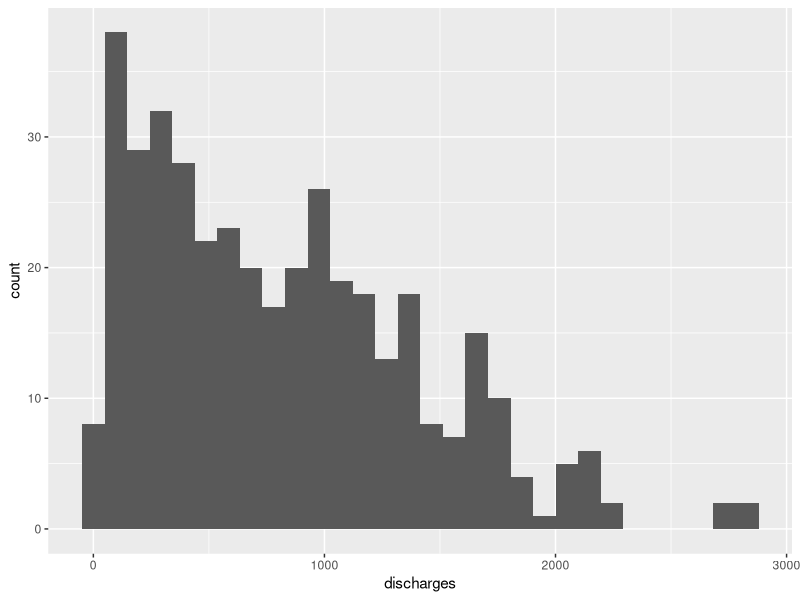
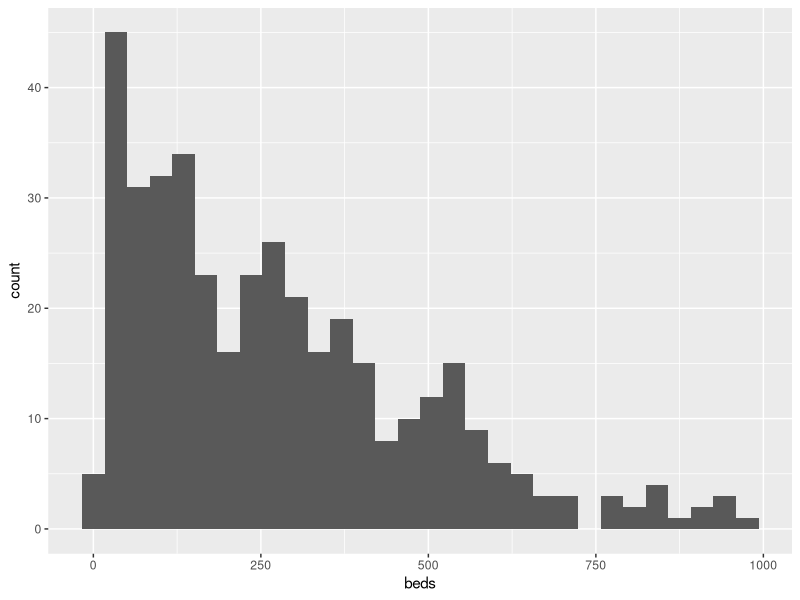
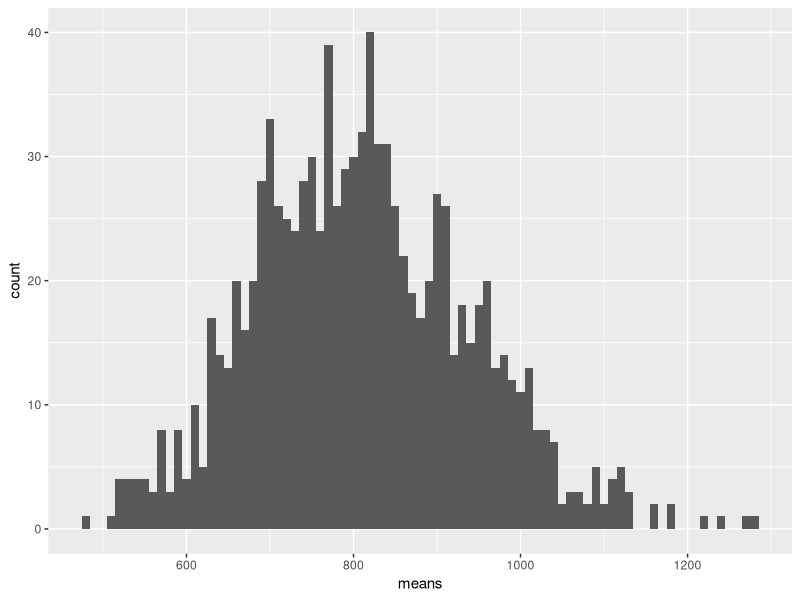

Write R code to recreate these figures, in order.
## ---- chunk 1
library(readxl)
hospitals <- read_excel("../data/hospitals.xls")
cancer <- read_excel("../data/cancer.xls")
hospitalsM<- as.matrix(hospitals) # M = matrix
## ---- chunk 2
library(dplyr)
library(ggplot2)
new_data<- data.frame(hospitalsM)



ggplot(data=hospitals, aes(new_data$X.discharges.)) + geom_histogram() +xlab("discharges")
ggplot(data=hospitals, aes(new_data$X.beds.)) + geom_histogram() +xlab("beds")

## ---- chunk 3
colMeans(hospitalsM) #column means 

var(hospitalsM) # variance
sd(hospitalsM[,1]) #standard deviation
sd(hospitalsM[,2])

## ---- chunk 4

pop <- hospitalsM[,1] #pop =population
num_samples <- 1000
sample_size <- 25
my_sample <- sample(pop,sample_size);

#we will run this function many times
find_mean <- function(){
  resample <- my_sample %>% sample(replace=TRUE)
  mean(resample)
}

#create a vector of means
means <-  replicate(num_samples, find_mean())

#find SE of the sample mean
sd(means)

# histogram

my_data <- data.frame(means)

#make simple histogram
my_data %>% ggplot(aes(x=means)) + geom_histogram(binwidth=10)

## ---- chunk 5

# estimating mean from sample of size 25

my_sample <- sample(pop,sample_size);

mean(my_sample)

## ---- chunk 6


# estimate of sigma^2

sigma_hat<- sqrt( var(my_sample)*(1-25/393)) 


## ---- chunk 7
mean(hospitalsM[,1])

#u=up
#l=low

CI_l = mean(my_sample) - 1.96*(sigma_hat)*(1/5)
CI_u = mean(my_sample) + 1.96*(sigma_hat)*(1/5)

CI_l
CI_u

## ---- chunk 8
sample_size = 100
my_sample <- sample(pop,sample_size)

mean(my_sample)

sigma_hat<- sqrt(var(my_sample)*(1- 100/393) )


mean(hospitalsM[,1])

CI_l = mean(my_sample) - 1.96*(sigma_hat)*(1/10)
CI_u = mean(my_sample) + 1.96*(sigma_hat)*(1/10)

CI_l
CI_u


